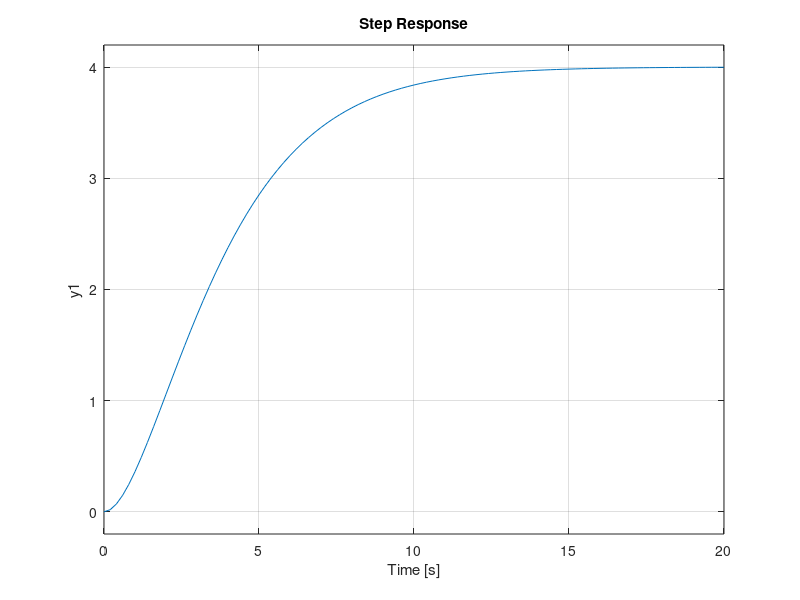

Write the MATLAB code that produced this figure.
s = tf('s');
wn = 0.5;
T = 0;
zeta = 1;
G = (T*s + 1)/(s^2 + 2*zeta*wn*s + wn^2);

% Kutuplar ve sıfırlar
zero(G)
pole(G)

% Step cevabı
step(G)
